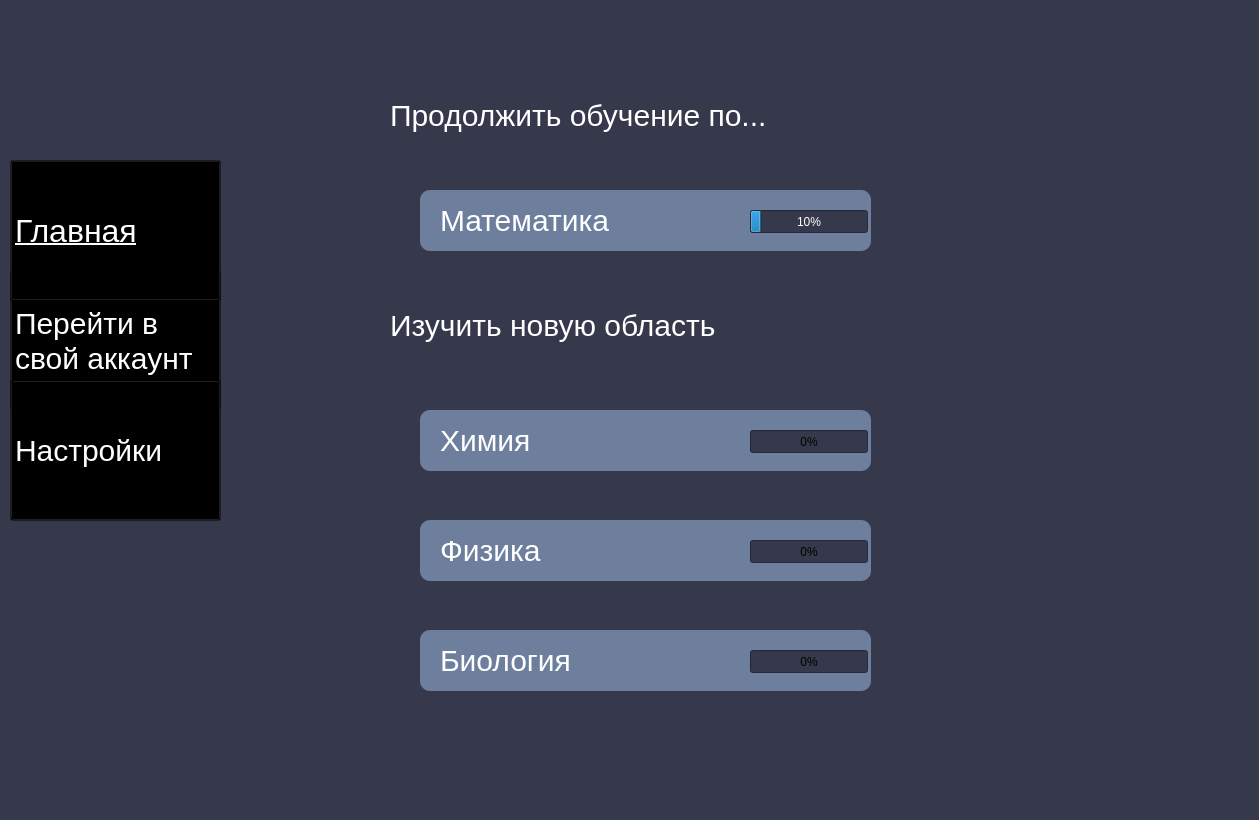
<?xml version="1.0" encoding="UTF-8"?>
<ui version="4.0">
 <class>MainWindow</class>
 <widget class="QMainWindow" name="MainWindow">
  <property name="geometry">
   <rect>
    <x>0</x>
    <y>0</y>
    <width>1259</width>
    <height>820</height>
   </rect>
  </property>
  <property name="cursor">
   <cursorShape>ArrowCursor</cursorShape>
  </property>
  <property name="windowTitle">
   <string>MainWindow</string>
  </property>
  <property name="styleSheet">
   <string notr="true">background-color:rgb(54, 57, 76);</string>
  </property>
  <widget class="QWidget" name="centralwidget">
   <widget class="QPushButton" name="pushButton">
    <property name="geometry">
     <rect>
      <x>420</x>
      <y>190</y>
      <width>451</width>
      <height>61</height>
     </rect>
    </property>
    <property name="styleSheet">
     <string notr="true">background-color :rgb(110, 127, 158);
color:white;
font-size:30px;
padding-left:20%;
text-align:left;
border-radius: 10px;</string>
    </property>
    <property name="text">
     <string>Математика</string>
    </property>
   </widget>
   <widget class="QPushButton" name="pushButton_2">
    <property name="geometry">
     <rect>
      <x>420</x>
      <y>410</y>
      <width>451</width>
      <height>61</height>
     </rect>
    </property>
    <property name="styleSheet">
     <string notr="true">background-color :rgb(110, 127, 158);
color:white;
font-size:30px;
padding-left:20%;
text-align:left;
border-radius: 10px;</string>
    </property>
    <property name="text">
     <string>Химия</string>
    </property>
   </widget>
   <widget class="QPushButton" name="pushButton_3">
    <property name="geometry">
     <rect>
      <x>420</x>
      <y>520</y>
      <width>451</width>
      <height>61</height>
     </rect>
    </property>
    <property name="styleSheet">
     <string notr="true">background-color :rgb(110, 127, 158);
color:white;
font-size:30px;
padding-left:20%;
text-align:left;
border-radius: 10px;</string>
    </property>
    <property name="text">
     <string>Физика</string>
    </property>
   </widget>
   <widget class="QPushButton" name="pushButton_4">
    <property name="geometry">
     <rect>
      <x>420</x>
      <y>630</y>
      <width>451</width>
      <height>61</height>
     </rect>
    </property>
    <property name="styleSheet">
     <string notr="true">background-color :rgb(110, 127, 158);
color:white;
font-size:30px;
padding-left:20%;
text-align:left;
border-radius: 10px;</string>
    </property>
    <property name="text">
     <string>Биология</string>
    </property>
   </widget>
   <widget class="QLabel" name="label">
    <property name="geometry">
     <rect>
      <x>390</x>
      <y>70</y>
      <width>481</width>
      <height>91</height>
     </rect>
    </property>
    <property name="styleSheet">
     <string notr="true">color:white;
font-size:30px;</string>
    </property>
    <property name="text">
     <string>Продолжить обучение по...</string>
    </property>
   </widget>
   <widget class="QLabel" name="label_2">
    <property name="geometry">
     <rect>
      <x>390</x>
      <y>280</y>
      <width>481</width>
      <height>91</height>
     </rect>
    </property>
    <property name="styleSheet">
     <string notr="true">color:white;
font-size:30px;</string>
    </property>
    <property name="text">
     <string>Изучить новую область</string>
    </property>
   </widget>
   <widget class="QPushButton" name="ToAccount">
    <property name="geometry">
     <rect>
      <x>10</x>
      <y>270</y>
      <width>211</width>
      <height>141</height>
     </rect>
    </property>
    <property name="styleSheet">
     <string notr="true">background:transparent;
word-break:break-word;
color:white;
font-size:30px;
padding-left:4%;
text-align:left;</string>
    </property>
    <property name="text">
     <string>Перейти в 
свой аккаунт</string>
    </property>
   </widget>
   <widget class="QPushButton" name="ToSettings">
    <property name="geometry">
     <rect>
      <x>10</x>
      <y>380</y>
      <width>211</width>
      <height>141</height>
     </rect>
    </property>
    <property name="styleSheet">
     <string notr="true">background:transparent;
word-break:break-word;
color:white;
font-size:30px;
padding-left:4%;
text-align:left;</string>
    </property>
    <property name="text">
     <string>Настройки</string>
    </property>
   </widget>
   <widget class="QPushButton" name="ToMain">
    <property name="geometry">
     <rect>
      <x>10</x>
      <y>160</y>
      <width>211</width>
      <height>141</height>
     </rect>
    </property>
    <property name="styleSheet">
     <string notr="true">background:transparent;
text-decoration:underline;
color:white;
font-size:32px;
padding-left:4%;
text-align:left;</string>
    </property>
    <property name="text">
     <string>Главная</string>
    </property>
   </widget>
   <widget class="QProgressBar" name="math_progression">
    <property name="geometry">
     <rect>
      <x>750</x>
      <y>210</y>
      <width>118</width>
      <height>23</height>
     </rect>
    </property>
    <property name="styleSheet">
     <string notr="true">color:white;</string>
    </property>
    <property name="value">
     <number>10</number>
    </property>
   </widget>
   <widget class="QProgressBar" name="progressBar_2">
    <property name="geometry">
     <rect>
      <x>750</x>
      <y>430</y>
      <width>118</width>
      <height>23</height>
     </rect>
    </property>
    <property name="value">
     <number>0</number>
    </property>
   </widget>
   <widget class="QProgressBar" name="progressBar_3">
    <property name="geometry">
     <rect>
      <x>750</x>
      <y>540</y>
      <width>118</width>
      <height>23</height>
     </rect>
    </property>
    <property name="value">
     <number>0</number>
    </property>
   </widget>
   <widget class="QProgressBar" name="progressBar_4">
    <property name="geometry">
     <rect>
      <x>750</x>
      <y>650</y>
      <width>118</width>
      <height>23</height>
     </rect>
    </property>
    <property name="value">
     <number>0</number>
    </property>
   </widget>
   <zorder>pushButton</zorder>
   <zorder>pushButton_2</zorder>
   <zorder>pushButton_3</zorder>
   <zorder>pushButton_4</zorder>
   <zorder>label</zorder>
   <zorder>label_2</zorder>
   <zorder>ToAccount</zorder>
   <zorder>ToSettings</zorder>
   <zorder>ToMain</zorder>
   <zorder>progressBar_2</zorder>
   <zorder>progressBar_3</zorder>
   <zorder>progressBar_4</zorder>
   <zorder>math_progression</zorder>
  </widget>
  <widget class="QMenuBar" name="menubar">
   <property name="geometry">
    <rect>
     <x>0</x>
     <y>0</y>
     <width>1259</width>
     <height>21</height>
    </rect>
   </property>
  </widget>
  <widget class="QStatusBar" name="statusbar"/>
 </widget>
 <resources/>
 <connections/>
</ui>
